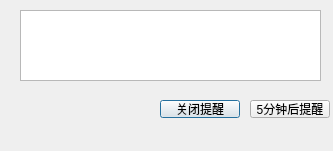
<?xml version="1.0" encoding="UTF-8"?>
<ui version="4.0">
 <class>reminder</class>
 <widget class="QDialog" name="reminder">
  <property name="geometry">
   <rect>
    <x>0</x>
    <y>0</y>
    <width>333</width>
    <height>151</height>
   </rect>
  </property>
  <property name="windowTitle">
   <string>Dialog</string>
  </property>
  <widget class="QPushButton" name="CloseButton">
   <property name="geometry">
    <rect>
     <x>160</x>
     <y>100</y>
     <width>80</width>
     <height>18</height>
    </rect>
   </property>
   <property name="text">
    <string>关闭提醒</string>
   </property>
  </widget>
  <widget class="QPushButton" name="DelayButton">
   <property name="geometry">
    <rect>
     <x>250</x>
     <y>100</y>
     <width>80</width>
     <height>18</height>
    </rect>
   </property>
   <property name="text">
    <string>5分钟后提醒</string>
   </property>
  </widget>
  <widget class="QTextBrowser" name="textBrowser">
   <property name="geometry">
    <rect>
     <x>20</x>
     <y>10</y>
     <width>301</width>
     <height>71</height>
    </rect>
   </property>
  </widget>
 </widget>
 <resources/>
 <connections/>
</ui>
